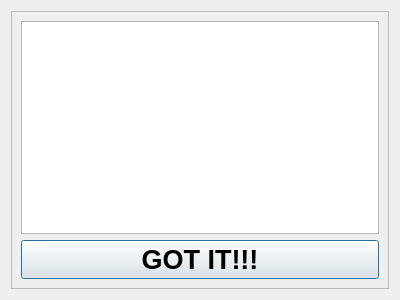
<?xml version="1.0" encoding="UTF-8"?>
<ui version="4.0">
 <class>Dialog</class>
 <widget class="QDialog" name="Dialog">
  <property name="geometry">
   <rect>
    <x>0</x>
    <y>0</y>
    <width>400</width>
    <height>300</height>
   </rect>
  </property>
  <property name="windowTitle">
   <string>Dialog</string>
  </property>
  <layout class="QGridLayout" name="gridLayout">
   <item row="0" column="0">
    <widget class="QFrame" name="mainFrame">
     <property name="frameShape">
      <enum>QFrame::StyledPanel</enum>
     </property>
     <property name="frameShadow">
      <enum>QFrame::Raised</enum>
     </property>
     <layout class="QVBoxLayout" name="verticalLayout">
      <item>
       <widget class="QTextBrowser" name="Rules"/>
      </item>
      <item>
       <widget class="QPushButton" name="Button">
        <property name="sizePolicy">
         <sizepolicy hsizetype="Minimum" vsizetype="Preferred">
          <horstretch>0</horstretch>
          <verstretch>0</verstretch>
         </sizepolicy>
        </property>
        <property name="font">
         <font>
          <pointsize>20</pointsize>
          <weight>75</weight>
          <bold>true</bold>
         </font>
        </property>
        <property name="cursor">
         <cursorShape>ArrowCursor</cursorShape>
        </property>
        <property name="text">
         <string>GOT IT!!!</string>
        </property>
        <property name="shortcut">
         <string>Return</string>
        </property>
       </widget>
      </item>
     </layout>
    </widget>
   </item>
  </layout>
 </widget>
 <resources/>
 <connections/>
</ui>
